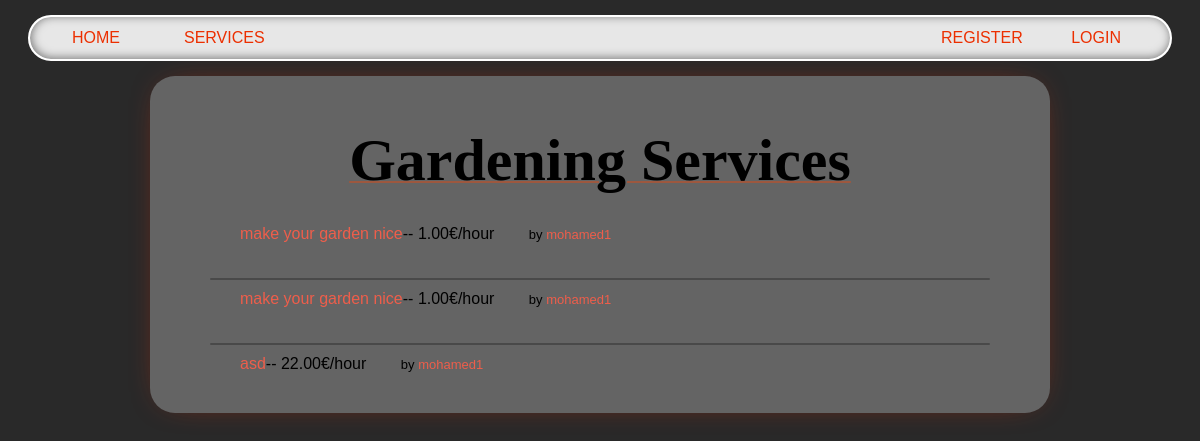
The page /services/Gardening/ on the database its author committed.
### services/models.py (models this page shows, shortened)
class Service(models.Model):
    FIELD_CHOICES = [
        ('Air Conditioner', 'Air Conditioner'),
        ('Carpentry', 'Carpentry'),
        ('Electricity', 'Electricity'),
        ('Gardening', 'Gardening'),
        ('Home Machines', 'Home Machines'),
        ('House Keeping', 'House Keeping'),
        ('Interior Design', 'Interior Design'),
        ('Locks', 'Locks'),
        ('Painting', 'Painting'),
        ('Plumbing', 'Plumbing'),
        ('Water Heaters', 'Water Heaters'),
    ]
    company = models.ForeignKey(Company, on_delete=models.CASCADE, related_name='services')
    name = models.CharField(max_length=40)
    description = models.TextField()
    price_hour = models.DecimalField(decimal_places=2, max_digits=10)
    rating = models.IntegerField(default=0)
    field = models.CharField(max_length=30, choices=FIELD_CHOICES)
    date = models.DateTimeField(default=timezone.now)  # Correct field name

### users/models.py (models this page shows, shortened)
class Company(models.Model):
    FIELD_CHOICES = [
        ('Air Conditioner', 'Air Conditioner'),
        ('All in One', 'All in One'),
        ('Carpentry', 'Carpentry'),
        ('Electricity', 'Electricity'),
        ('Gardening', 'Gardening'),
        ('Home Machines', 'Home Machines'),
        ('House Keeping', 'House Keeping'),
        ('Interior Design', 'Interior Design'),
        ('Locks', 'Locks'),
        ('Painting', 'Painting'),
        ('Plumbing', 'Plumbing'),
        ('Water Heaters', 'Water Heaters'),
    ]
    user = models.OneToOneField(User, on_delete=models.CASCADE, primary_key=True)
    field = models.CharField(max_length=70, choices=FIELD_CHOICES, blank=False, null=False)
    rating = models.IntegerField(
        validators=[MaxValueValidator(5), MinValueValidator(0)], default=0)

class User(AbstractUser):
    is_company = models.BooleanField(default=False)
    is_customer = models.BooleanField(default=False)
    email = models.CharField(max_length=100, unique=True)
    USERNAME_FIELD = 'email'
    REQUIRED_FIELDS = ['username']  # Add any other required fields
    def __str__(self):
        return self.username

### services/views.py (the view)
# urls.py: path('<slug:field>/', v.service_field, name='services_field'),
def service_field(request, field):
    field = field.replace('-', ' ').title()
    services = Service.objects.filter(field=field)
    return render(request, 'services/field.html', {'services': services, 'field': field})

### services/templates/services/field.html (shortened to what this page needs)
{% extends 'main/base.html' %}
{% block content %}
    {% if services.all|length != 0 %}
        <p class="title">{{field}} Services</p>
        <ul class='services_list'>
            {% for service in services.all %}
                <div style="display: ruby;">
                    <div class='service_list_info'>
                        <li><a href="/services/{{service.id}}">{{ service.name }}</a>-- {{ service.price_hour }}€/hour</li>
                    </div>
                    <p style="display:block; margin: 0; float: right;font-size: small; margin-right: 30px;">by <a href="/company/{{service.company.user}}">{{service.company.user}}</a></p>
                </div>
                {% if forloop.counter != services.all|length %}
                    <div class="line"></div>
                {% endif %}
            {% endfor %}
        </ul>
    {% else %}
        <h2>Sorry. No {{field}} services available</h2>
    {% endif %}
{% endblock %}

### static/css/style.css (style rules this page uses)
body { background: #292929; font-family: 'Lexend Exa', sans-serif; padding: 0; margin: 0; }
a { color: #ee5e4b; text-decoration: none; }
.content p { text-align: center; margin: 30px 0px; white-space: pre-line; }
.title { text-align: center; font-family: 'Times New Roman', Times, serif; font-size: 60px; font-weight: bold; text-decoration: 2px underline; text-decoration-color: rgba(255, 68, 0, 0.37); }
.services_list { padding: 0; margin-bottom: 20px; }
.service_list_info { padding: 0 30px; }
.service_list_info li { list-style-type: none; }
.line { width: 100%; margin: 0 auto; height: 2px; background-color: #00000044; border-radius: 20px; margin-bottom: 10px; margin-top: 35px; }

### rows shown on the page
Service: name "make your garden nice", price_hour "1.00", company.user "mohamed1"
Service: name "make your garden nice", price_hour "1.00", company.user "mohamed1"
Service: name "asd", price_hour "22.00", company.user "mohamed1"

### other values the page prints
{{ field }} "Gardening"
